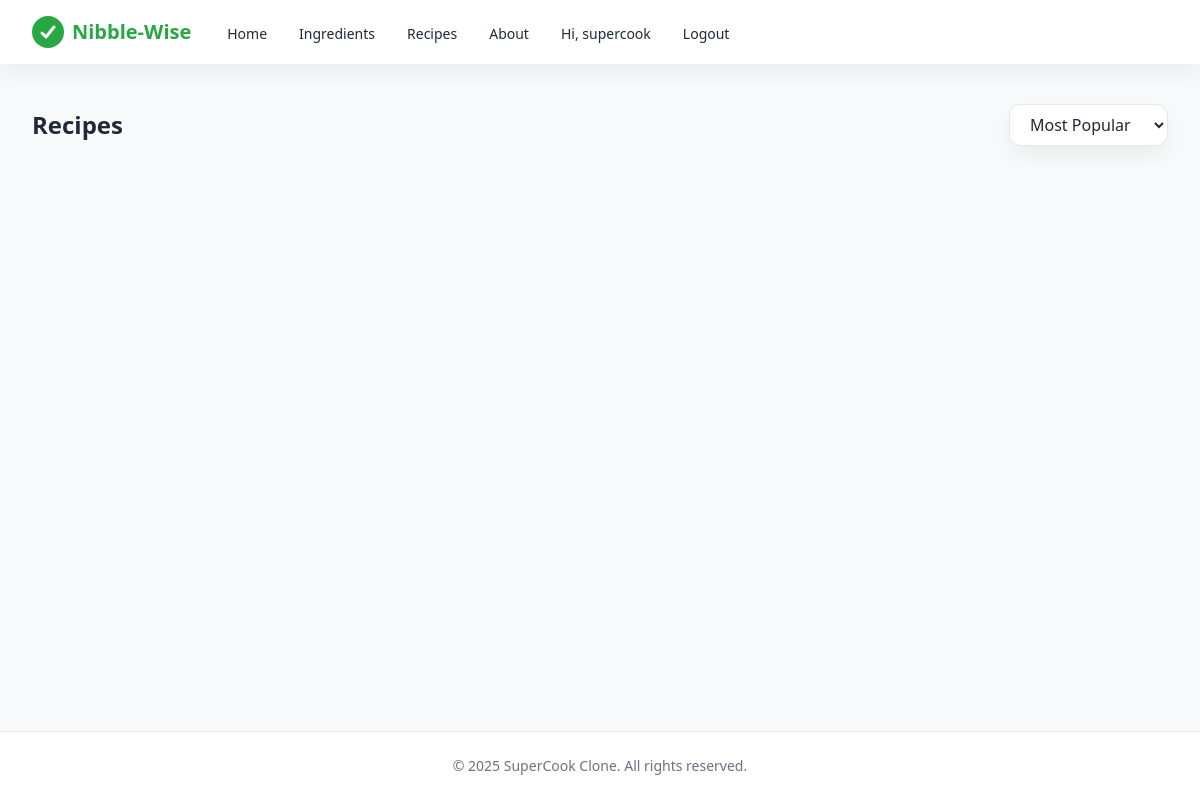
/recipes/ (signed in), run on an earlier commit of the app's database.
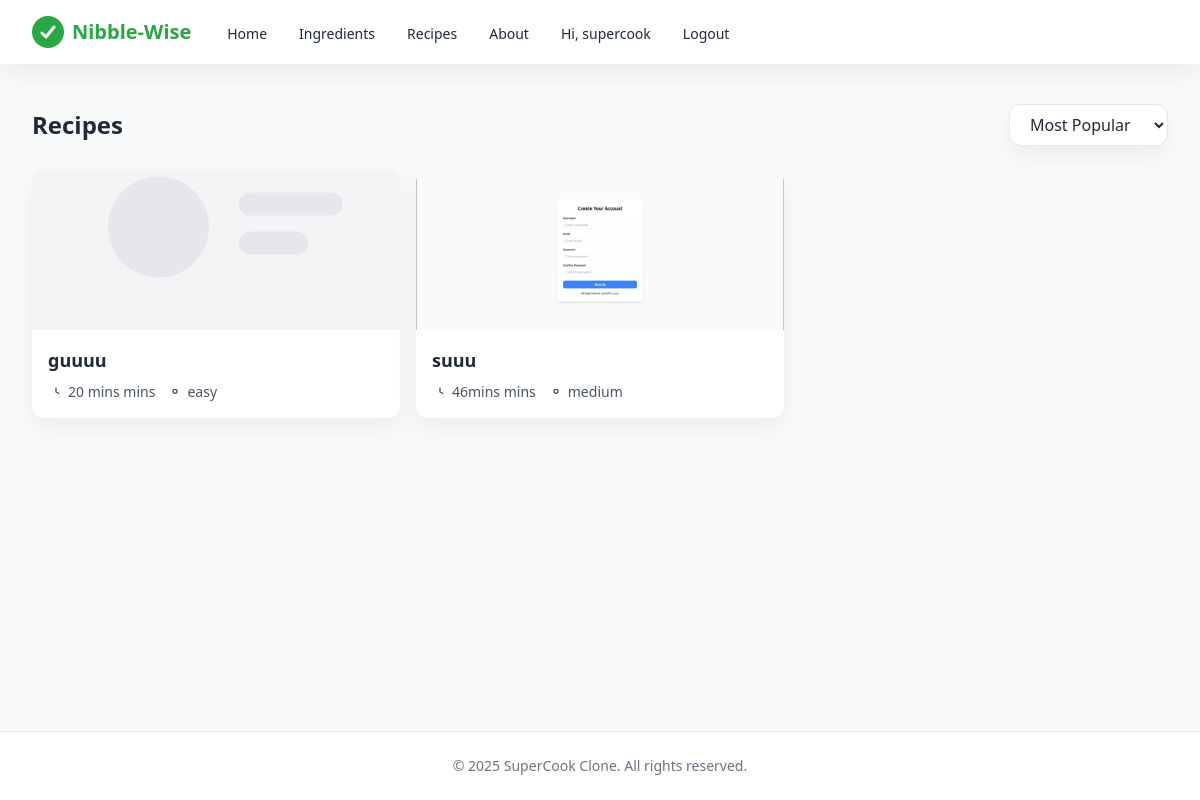
And on a later commit of the database.
### core/models.py (models this page shows, shortened)
class Recipe(models.Model):
    DIFFICULTY_CHOICES = [
        ('easy', 'Easy'),
        ('medium', 'Medium'),
        ('hard', 'Hard'),
    ]
    title = models.CharField(max_length=200)
    slug = models.SlugField(unique=True, blank=True, null=True)
    photo1 = models.ImageField(upload_to='recipes/', blank=True, null=True)
    photo2 = models.ImageField(upload_to='recipes/', blank=True, null=True)
    photo3 = models.ImageField(upload_to='recipes/', blank=True, null=True)
    photo4 = models.ImageField(upload_to='recipes/', blank=True, null=True)
    photo5 = models.ImageField(upload_to='recipes/', blank=True, null=True)
    time = models.CharField(max_length=10)
    difficulty = models.CharField(
        max_length=10,
        choices=DIFFICULTY_CHOICES,
        default='easy'
    )
    ingredients = models.ManyToManyField(Ingredient, blank=True)
    steps = models.JSONField(default=list)

### core/views.py (the view)
# urls.py: path('recipes/', views.recipes, name='recipes'),
@login_required(login_url='login')
def recipes(request):
    recipes = Recipe.objects.all()
    return render(request, 'recipes.html', {"recipes": recipes})

### templates/recipes.html (shortened to what this page needs)
{% extends 'base.html' %}
{% load static %}
{% block content %}
<section class="max-w-7xl mx-auto px-4 sm:px-6 lg:px-8 py-10">
	<div class="flex items-center justify-between gap-3">
		<h2 class="text-2xl font-bold">Recipes</h2>
		<div class="flex items-center gap-2">
			<select id="sort-select" class="px-4 py-2 rounded-xl border border-gray-200 bg-white shadow-soft">
				<option value="popularity">Most Popular</option>
			</select>
		</div>
	</div>
	<div id="recipe-grid" class="grid sm:grid-cols-2 lg:grid-cols-3 gap-4 mt-6">
		{% for r in recipes %}
			{% include 'components/recipe_card.html' with slug=r.slug title=r.title time=r.time difficulty=r.difficulty image=r.image %}
		{% empty %}
			{% include 'components/empty_state.html' %}
		{% endfor %}
	</div>
</section>
{% endblock %}

### templates/components/recipe_card.html
{% load static %}
<a href="{% url 'recipe_detail' slug=r.slug %}" class="block group rounded-xl bg-white shadow-soft hover:shadow-lg transition-all duration-200 overflow-hidden recipe-card">
    {% if r.photo1 %}
        <img src="{{ r.photo1.url }}" alt="{{ r.title }}" class="h-40 w-full object-cover group-hover:scale-[1.03] transition-transform duration-200" onerror="this.onerror=null;this.src='{% static 'images/empty.svg' %}'"/>
    {% elif r.photo2 %}
        <img src="{{ r.photo2.url }}" alt="{{ r.title }}" class="h-40 w-full object-cover group-hover:scale-[1.03] transition-transform duration-200" onerror="this.onerror=null;this.src='{% static 'images/empty.svg' %}'"/>
    {% elif r.photo3 %}
        <img src="{{ r.photo3.url }}" alt="{{ r.title }}" class="h-40 w-full object-cover group-hover:scale-[1.03] transition-transform duration-200" onerror="this.onerror=null;this.src='{% static 'images/empty.svg' %}'"/>
    {% elif r.photo4 %}
        <img src="{{ r.photo4.url }}" alt="{{ r.title }}" class="h-40 w-full object-cover group-hover:scale-[1.03] transition-transform duration-200" onerror="this.onerror=null;this.src='{% static 'images/empty.svg' %}'"/>
    {% elif r.photo5 %}
        <img src="{{ r.photo5.url }}" alt="{{ r.title }}" class="h-40 w-full object-cover group-hover:scale-[1.03] transition-transform duration-200" onerror="this.onerror=null;this.src='{% static 'images/empty.svg' %}'"/>
    {% else %}
        <img src="{% static 'images/empty.svg' %}" alt="{{ r.title }}" class="h-40 w-full object-cover"/>
    {% endif %}
    <div class="p-4 space-y-2">
        <h3 class="font-semibold text-lg group-hover:text-brand">{{ r.title }}</h3>
        <div class="flex items-center gap-3 text-sm text-gray-600">
            <span class="inline-flex items-center gap-1">
                <svg class="w-4 h-4" viewBox="0 0 24 24" fill="none" stroke="currentColor">
                    <path stroke-linecap="round" stroke-linejoin="round" stroke-width="2" d="M12 6v6l4 2"/>
                </svg> {{ r.time }} mins
            </span>
            <span class="inline-flex items-center gap-1">
                <svg class="w-4 h-4" viewBox="0 0 24 24" fill="none" stroke="currentColor">
                    <path stroke-linecap="round" stroke-linejoin="round" stroke-width="2" d="M12 8c-1.5 0-3 1.5-3 3s1.5 3 3 3 3-1.5 3-3-1.5-3-3-3z"/>
                </svg> {{ r.difficulty }}
            </span>
        </div>
    </div>
</a>

What changed in the data, as far as the page shows it:
added Recipe: title "guuuu", time "20 mins", difficulty "easy"
added Recipe: photo1 (picture), title "suuu", time "46mins", difficulty "medium"
